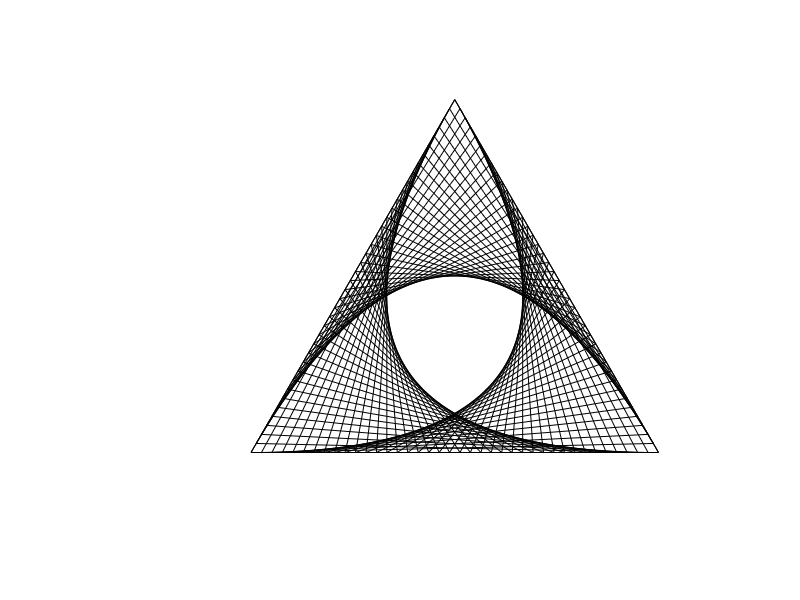

Recreate this plot in MATLAB.
function stringart(varargin)
%STRINGART String art patterns on a regular polygon.
%
%   Syntax
%   ------
%   stringart
%   stringart(Name, Value, ...)
%
%   Description
%   -----------
%   STRINGART creates a "string art" (pin and thread art) pattern on a
%   regular polygon. Points ("pins") are placed along each side and then
%   connected by straight line segments that visually approximate quadratic
%   Bézier curves (envelopes of straight lines). The pattern is drawn into
%   the current axes and no output is returned.
%
%   The pattern can be customized by setting:
%     - the number of polygon sides,
%     - whether the connections follow polygon edges or bisectors,
%     - the number of pins per side (density),
%     - the RGB color of the strings.
%
%   Inputs (Name-Value Pairs)
%   -------------------------
%   'Sides'   : Positive integer, number of sides of the regular polygon.
%               Default: 3 (equilateral triangle).
%
%   'Crossed' : Logical or 0/1 flag that selects the connection mode.
%               0 (false) - use the polygon perimeter (edges).
%               1 (true)  - use the internal bisectors (crossed chords).
%               Default: 0.
%
%   'Density' : Positive integer, number of pins (points) per side.
%               Higher values produce smoother envelopes but require more
%               line segments to be drawn.
%               Minimum allowed: 10. Default: 40.
%
%   'Color'   : 1-by-3 real numeric row vector in the range [0 1]
%               specifying the RGB color of the strings (lines).
%               Default: [0 0 0] (black).
%
%   Outputs
%   -------
%   This function does not return any output arguments. It draws the
%   string-art pattern directly into the current figure.
%
%   Example
%   -------
%   % Draw a black, non-crossed string-art pattern on a triangle
%   figure;
%   stringart('Sides', 3, 'Crossed', 0, 'Density', 40, 'Color', [0 0 0]);
%   title('String Art on a Regular Triangle');
%
%   % Draw a crossed pattern on a square with red strings
%   figure;
%   stringart('Sides', 4, 'Crossed', 1, 'Density', 60, 'Color', [0.8 0 0]);
%   title('Crossed String Art on a Square');
%
%   Notes
%   -----
%   - The drawing is progressive: each line segment is plotted with a
%     short pause, so the pattern appears gradually on the screen,
%     imitating manual string art.
%   - The function uses basic MATLAB graphics and should work on many
%     MATLAB releases.
%
%   Recognition
%   -----------
%   This function was selected as "Pick of the Week" by the MathWorks
%   Editor Team in August 2018. For historical reference, see:
%
%     https://blogs.mathworks.com/pick/2018/08/03/string-art-2/
%     https://blogs.mathworks.com/pick/2018/08/10/string-art/
%
%   These articles describe the mathematical intuition behind the routine
%   and its creative applications.
%
%   Citation
%   --------
%   If you use this function in academic or technical work, please cite:
%
%     Cardillo G. (2018)
%     "Stringart: Play with geometry and Bézier''s quadratic curve".
%     Available from GitHub:
%     https://github.com/dnafinder/stringart
%
%   Metadata
%   --------
%   Author : Giuseppe Cardillo
%   Email  : giuseppe.cardillo.75@gmail.com
%   GitHub : https://github.com/dnafinder
%   Created: 2018-01-01
%   Updated: 2025-11-20
%   Version: 2.0.0
%
%   License
%   -------
%   This function is distributed under the MIT License.
%   See the LICENSE file in the GitHub repository for details.
%

% ---------------------------
% Input parsing and checking
% ---------------------------
p = inputParser;
addParameter(p,'Sides',3, @(x) validateattributes(x,{'numeric'}, ...
    {'scalar','real','finite','integer','>=',3,'nonnan','nonempty'}));
addParameter(p,'Crossed',0, @(x) validateattributes(x,{'numeric'}, ...
    {'scalar','real','finite','integer','>=',0,'<=',1,'nonnan','nonempty'}));
addParameter(p,'Density',40, @(x) validateattributes(x,{'numeric'}, ...
    {'scalar','real','finite','integer','>=',10,'nonnan','nonempty'}));
addParameter(p,'Color',[0 0 0], @(x) validateattributes(x,{'numeric'}, ...
    {'row','real','finite','ncols',3,'>=',0,'<=',1,'nonnan','nonempty'}));
parse(p,varargin{:});

nSides  = p.Results.Sides;
crossed = p.Results.Crossed;
nPins   = p.Results.Density;
col     = p.Results.Color;

% ---------------------------
% Figure and axes settings
% ---------------------------
hold on
axis square
set(gcf,'Color','white');
set(gca,'XColor','w','YColor','w');

% ---------------------------
% Build base side / bisector
% ---------------------------
% Preallocate coordinate matrices:
% rows    -> pins along each side
% columns -> polygon sides (1..nSides+1, last column closes polygon)
MX = zeros(nPins, nSides+1);
MY = MX;

switch crossed
    case 0
        % Pins along the side from (0,0) to (1,0)
        % mp: middle point of the side (used to find incenter)
        mp = 0.5;
        h  = mp * tan(pi*(0.5 - 1/nSides));  % apothem (incenter distance)
        MX(:,1) = linspace(0,1,nPins)';      % x-coordinates of first side
        % MY(:,1) is already zeros
    case 1
        % Pins along the internal bisector from vertex to midpoint
        mp = linspace(0,0.5,nPins);          % middle points
        h  = mp .* tan(pi*(0.5 - 1/nSides)); % corresponding heights
        MX(:,1) = mp';                       % x-coordinates
        MY(:,1) = h';                        % y-coordinates
end

% ---------------------------
% Rotate base to all sides
% ---------------------------
% Rotate around the incenter by angle k for each side
k      = (2*pi)/nSides;
base   = [MX(:,1)'; MY(:,1)'];  % base side/bisector coordinates
center = [mp(end); h(end)];     % incenter (rotation center)

for I = 1:nSides
    theta = k*I;
    Rot   = [cos(theta) -sin(theta); ...
             sin(theta)  cos(theta)];
    t = Rot * (base - center) + center;
    MX(:,I+1) = t(1,:)';
    MY(:,I+1) = t(2,:)';
end

% ---------------------------
% Connect pins (progressive)
% ---------------------------
L = size(MX,1);  % number of pins (rows)

for I = crossed:L-1
    for J = 1:nSides
        switch crossed
            case 0
                % Connect along the perimeter
                plot([MX(I+1,J)   MX(I+1,J+1)], ...
                     [MY(I+1,J)   MY(I+1,J+1)], ...
                     'Color',col);
            case 1
                % Connect across bisectors (crossed chords)
                plot([MX(I+1,J)     MX(L+1-I,J+1)], ...
                     [MY(I+1,J)     MY(L+1-I,J+1)], ...
                     'Color',col);
        end
        pause(0.05); % progressive drawing, as in the original implementation
    end
end

hold off
set(gcf,'units','normalized','outerposition',[0 0 1 1]);

end
